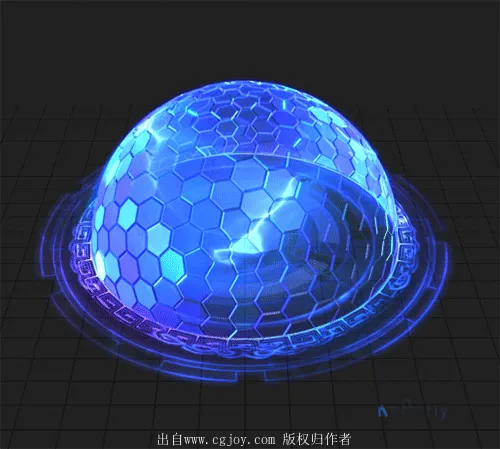
#> input picture 01_HEROIS/_COMUM/VFX_referencias_dele/novos_21out/01_image.webp, 500 x 449 px, given in place of 12_image.gif, which was not available
$ python prep_vfx.py
#> lines starting #> are read from the running program, lines starting #| are printed output that depends on the picture; pictures that were not available may be replaced by others from this repository, and a replacement may not be noted
import numpy as np, json, os, sys
from PIL import Image, ImageSequence
R='/tmp/claude-0/-home-claude/84f3faec-af92-5d88-b151-bbf1e79ccb25/scratchpad/'
S=R+'MESTRE/DBZ_CardGame/01_HEROIS/_COMUM/VFX_referencias_dele/novos_21out/'
O=R+'demo/a/vfx/'; os.makedirs(O,exist_ok=True)
M={}
def frames(fn,step=1,crop=None,size=None):
#> called with fn = '12_image.gif', step = 1, size = (640, 576)
    im=Image.open(S+fn); out=[]; dur=[]
#> in frames, im is the input picture: PIL image 500x449 RGB; mean R, G, B 44, 60.3, 99
    n=getattr(im,'n_frames',1)
#> n = 1
    for i in range(0,n,step):
        im.seek(i); f=im.convert('RGBA')
        if crop: f=f.crop(crop)
        if size: f=f.resize(size,Image.LANCZOS)
        out.append(f); dur.append(im.info.get('duration',40))
#> after the loop, dur = [0]; out = 1 item
    return out,(sum(dur)/len(dur))*step
def smooth(x,a,b): t=np.clip((x-a)/(b-a),0,1); return t*t*(3-2*t)
def luma_key(f,lo,hi,boost=1.0):
    a=np.asarray(f).astype(np.float32); rgb=a[...,:3]; m=rgb.max(axis=2)
    al=smooth(m,lo,hi)*(a[...,3]/255.0)
    # remove bg contribution a little & boost
    out=np.dstack([np.clip(rgb*boost,0,255),al*255]).astype(np.uint8)
    return Image.fromarray(out,'RGBA')
def color_key(f,bg,tol,soft):
    a=np.asarray(f).astype(np.float32); d=np.sqrt(((a[...,:3]-np.array(bg))**2).sum(axis=2))
    al=smooth(d,tol,tol+soft)
    out=np.dstack([a[...,:3],al*255]).astype(np.uint8); return Image.fromarray(out,'RGBA')
def sheet(name,fr,cols,ms,q=82):
    n=len(fr); w,h=fr[0].size; rows=(n+cols-1)//cols
    sh=Image.new('RGBA',(w*cols,h*rows),(0,0,0,0))
    for i,f in enumerate(fr): sh.paste(f,((i%cols)*w,(i//cols)*h))
    sh.save(O+name+'.webp','WEBP',quality=q,method=6,alpha_quality=90)
    M[name]=dict(fw=w,fh=h,n=n,cols=cols,ms=round(ms))
    print(name,sh.size,n,round(os.path.getsize(O+name+'.webp')/1024),'KB')
# 12 lendária (cian, preto): 17 frames
fr,ms=frames('12_image.gif',1,size=(640,576)); fr=[luma_key(f,14,60) for f in fr]; sheet('leg',fr,5,ms)
#> after `fr, ms = frames('12_image.gif', 1, size=(640, 576))`: fr = 1 item; ms = 0
#> in sheet, `sh=Image.new('RGBA',(w*cols,h*rows),(0,0,0,0))`: sh: PIL image 3200x576 RGBA; every value is 0
#| leg (3200, 576) 1 62 KB
# 08 raio forte
fr,ms=frames('08_image.gif',3,size=(420,315)); fr=[luma_key(f,55,120) for f in fr]; sheet('bolt',fr,7,ms)
#> call 2 of frames, with fn = '08_image.gif', step = 3, size = (420, 315)
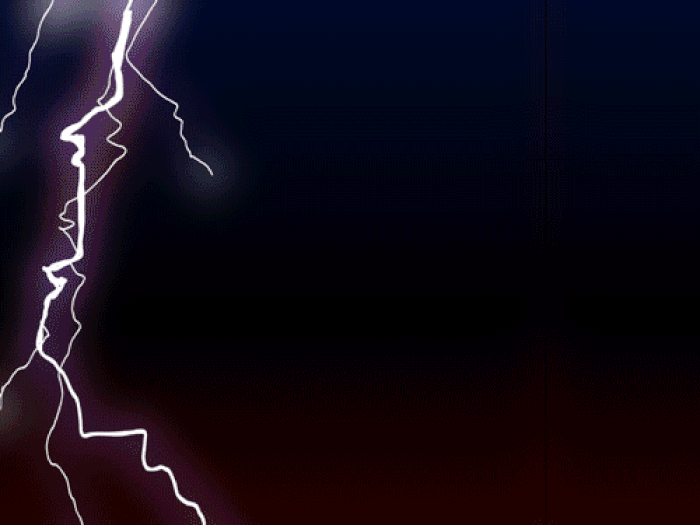
#> input picture 01_HEROIS/_COMUM/VFX_referencias_dele/novos_21out/08_image.gif, 700 x 525 px, found by its file name
#> in frames, im is the input picture: PIL image 700x525 P; mean R, G, B 17.8, 10.5, 22.2
#> in frames (call 2), `n=getattr(im,'n_frames',1)`: n = 125
#> after the loop in frames (call 2), `for i in range(0,n,step):`: dur = 42 values from 40 to 40; out = 42 items
#> after `fr, ms = frames('08_image.gif', 3, size=(420, 315))`: fr = 42 items; ms = 120
#> in sheet (call 2), `sh=Image.new('RGBA',(w*cols,h*rows),(0,0,0,0))`: sh: PIL image 2940x1890 RGBA; every value is 0
#| bolt (2940, 1890) 42 178 KB
# 14 raios radiais (tela cheia, sem chave)
fr,ms=frames('14_image.gif',1); sheet('rays',fr,6,ms,78)
#> call 3 of frames, with fn = '14_image.gif', step = 1
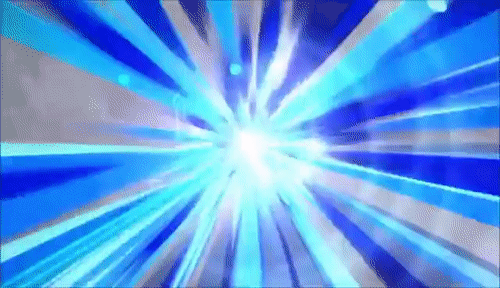
#> input picture 01_HEROIS/_COMUM/VFX_referencias_dele/novos_21out/14_image.gif, 500 x 288 px, found by its file name
#> in frames, im is the input picture: PIL image 500x288 P; mean R, G, B 96.5, 157.7, 227.5
#> in frames (call 3), `n=getattr(im,'n_frames',1)`: n = 39
#> after the loop in frames (call 3), `for i in range(0,n,step):`:
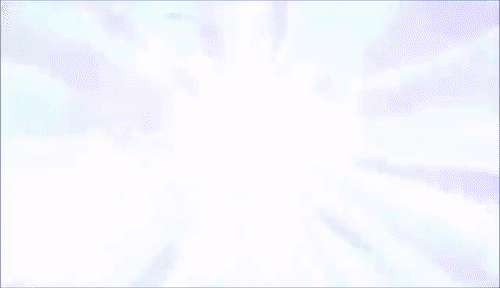
#> im: PIL image 500x288 RGB; mean R, G, B 245.6, 246.9, 252.7
#> after the loop in frames (call 3), `for i in range(0,n,step):`: dur = 39 values from 50 to 50; out = 39 items
#> after `fr, ms = frames('14_image.gif', 1)`: fr = 39 items; ms = 50
#> in sheet (call 3), `sh=Image.new('RGBA',(w*cols,h*rows),(0,0,0,0))`: sh: PIL image 3000x2016 RGBA; every value is 0
#| rays (3000, 2016) 39 575 KB
# 06 estrela azul
fr,ms=frames('06_image.gif',3,size=(320,256)); fr=[luma_key(f,55,120) for f in fr]; sheet('star',fr,6,ms)
#> call 4 of frames, with fn = '06_image.gif', step = 3, size = (320, 256)
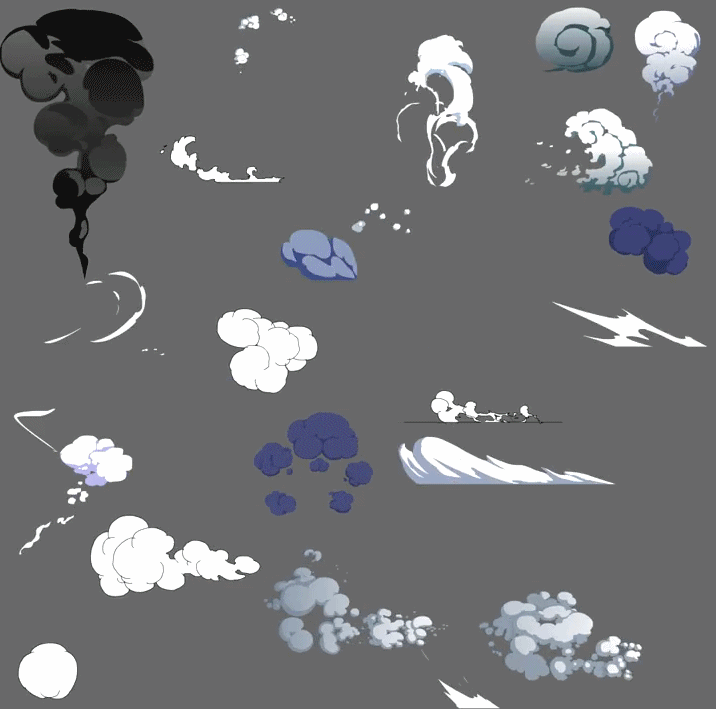
#> input picture 01_HEROIS/_COMUM/VFX_referencias_dele/novos_21out/04_image.gif, 716 x 709 px, given in place of 06_image.gif, which was not available
#> in frames, im is the input picture: PIL image 716x709 P; mean R, G, B 113.6, 114.4, 116.8
#> in frames (call 4), `n=getattr(im,'n_frames',1)`: n = 68
#> after the loop in frames (call 4), `for i in range(0,n,step):`:
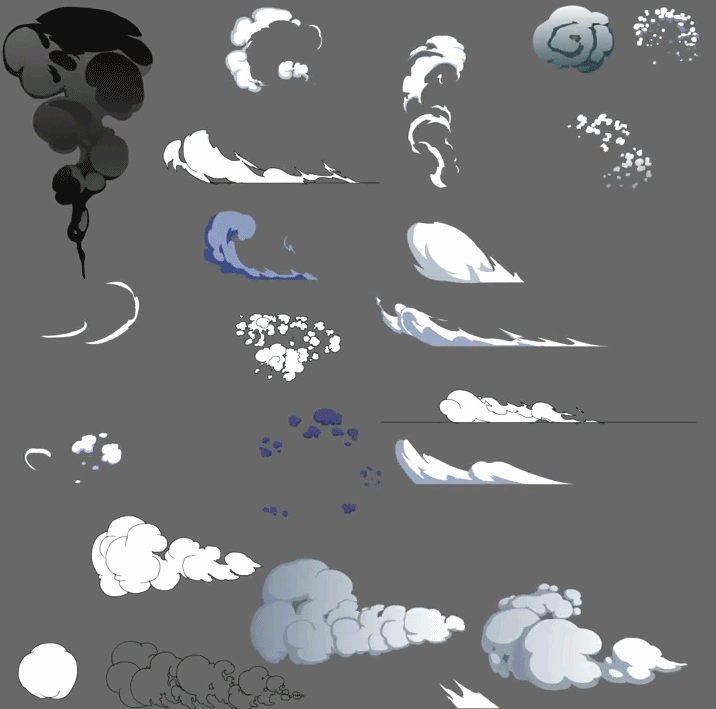
#> im: PIL image 716x709 RGB; mean R, G, B 115.3, 116.1, 117.9
#> after the loop in frames (call 4), `for i in range(0,n,step):`: dur = [40, 40, 40, 40, 40, 40, 40, 40, 40, 40, 40, 40, 40, 40, 40, 40, 40, 40, 40, 40, 40, 40, 40]; out = 23 items
#> after `fr, ms = frames('06_image.gif', 3, size=(320, 256))`: fr = 23 items; ms = 120
#> call 4 of sheet, with name = 'star', cols = 6, ms = 120, q = 82
#> in sheet (call 4), `sh=Image.new('RGBA',(w*cols,h*rows),(0,0,0,0))`: sh: PIL image 1920x1024 RGBA; every value is 0
#> after the loop in sheet (call 4), `for i,f in enumerate(fr): sh.paste(f,((i%cols)*w,(i//cols)*h))`:
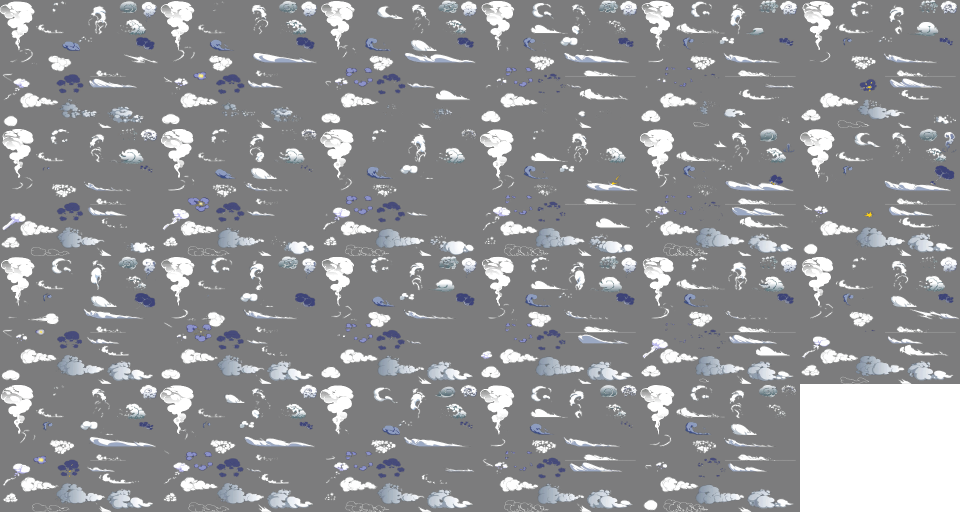
#> sh: PIL image 1920x1024 RGBA (shown at 1/2 size); mean R, G, B, A 110.3, 111, 113.1, 207.9; transparent parts drawn white
#| star (1920, 1024) 23 368 KB
# 07 impacto amarelo
fr,ms=frames('07_image.gif',3,size=(256,256)); fr=[luma_key(f,18,70) for f in fr]; sheet('hity',fr,6,ms)
#> in sheet (call 5), `sh=Image.new('RGBA',(w*cols,h*rows),(0,0,0,0))`: sh: PIL image 1536x1024 RGBA; every value is 0
#> after the loop in sheet (call 5), `for i,f in enumerate(fr): sh.paste(f,((i%cols)*w,(i//cols)*h))`:
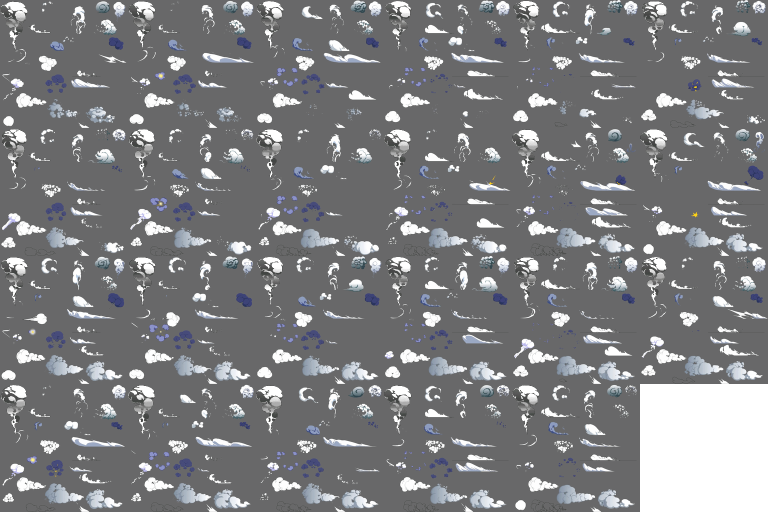
#> sh: PIL image 1536x1024 RGBA (shown at 1/2 size); mean R, G, B, A 110.2, 111, 113.1, 239.5; transparent parts drawn white
#| hity (1536, 1024) 23 172 KB
# 02 splat branco
#> (the run stopped early here; a loop or call above may not have finished)
